Frame 1 (no input): blank canvas, image omitted
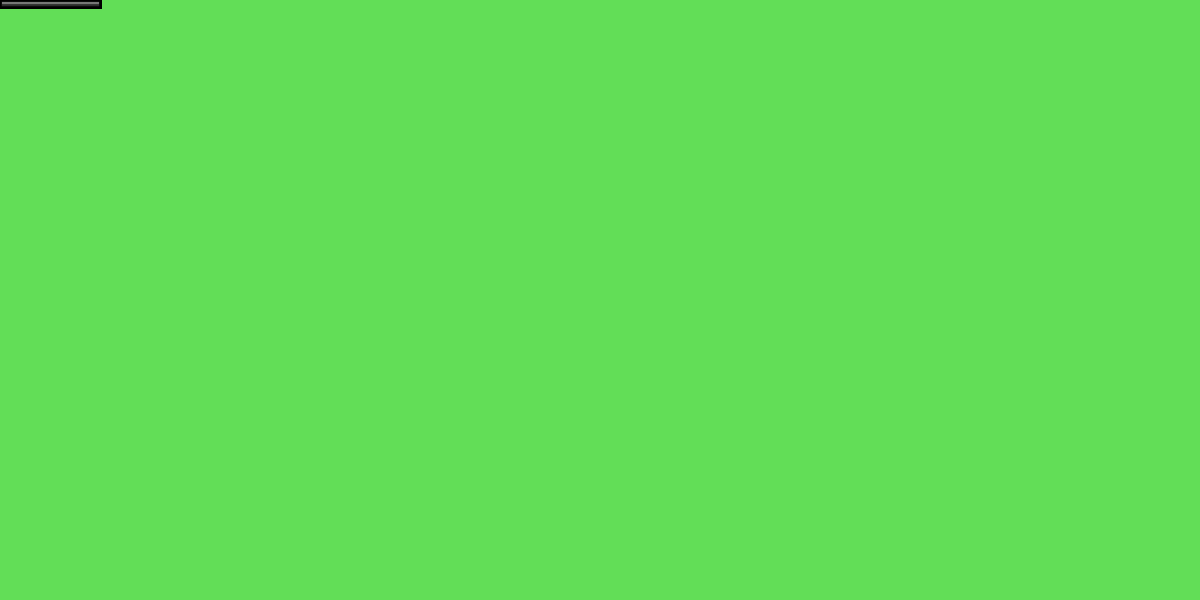
Frame 60 (the mouse pressed at the canvas centre just before this capture)
Frame 120 (the mouse held since frame 60 and released just before this capture): blank canvas, image omitted

The Processing sketch that drew this single still picture (run headless with seeded random() and noise(); from frame 60 on, the mouse is pressed at the canvas centre):

// Processing sketch: processing_71960
// ── processing_71960.pde

//line drawing 01b
//Ashley Reid
//9/10/12
//Section A

int randomDiameter = 0;
float strokeGray = 0;

void setup() {
  size(1200,600);
  background(98,222,87);
    
      
}

void draw() {
  
    rect(mouseX, mouseY, 100-mouseY, randomDiameter);
  randomDiameter = (int)(random(tan(mouseX), mouseX^7));
  fill(255,10);
  
  if(randomDiameter < 100) { 
    randomDiameter++;
  }
  else{
    randomDiameter = 0;
  }
 

 if (mousePressed) {
      background(226,193,245);
 }
 
 if (keyPressed) {
   fill(250,159,230);
   ellipse(mouseX, mouseY, randomDiameter, randomDiameter);
    }
    

if (keyPressed) {
  beginShape();
  vertex(500,350);
  bezierVertex(mouseX+80, mouseY, mouseX+80, mouseY+75, mouseX+30, mouseY+75);
  bezierVertex(mouseX+50, mouseY+80, mouseX+60, mouseY+25, mouseX+30, mouseY+20);
  fill(244,250,159);
  endShape();
}
  

fill(140, 80);
strokeWeight(2.5);
stroke(strokeGray);
}

 void mouseClicked() {
  if(strokeGray==0){
    strokeGray=255;
  }
  else{
    strokeGray=0;
  }

 }
